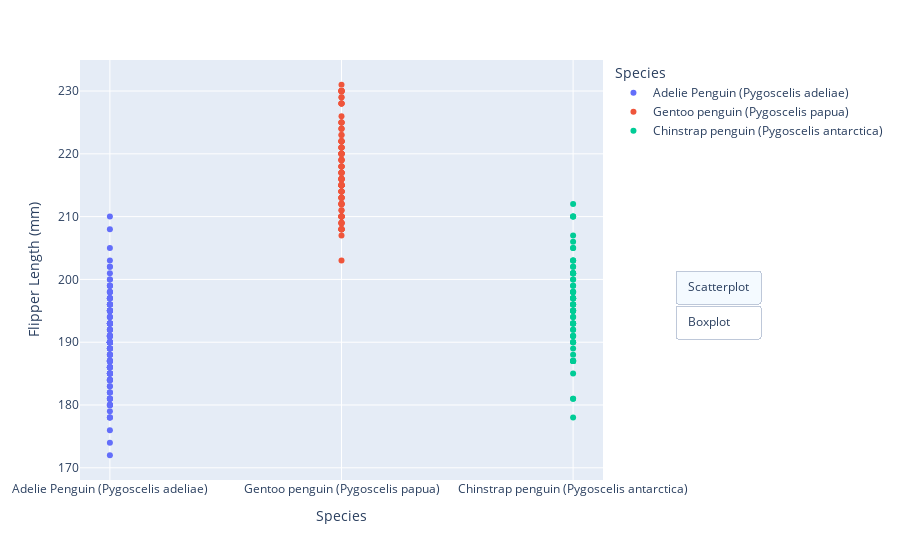

Notebook source saved alongside this figure:
### Markdown cell above
#### Checkboxes

### Code cell
fig = px.scatter(data_frame=penguins, x='Species', y='Flipper Length (mm)', color='Species')

my_buttons = [{'label': "Scatterplot", 'method': "update", 'args': [{"type": 'scatter'}]},
  {'label': "Boxplot", 'method': "update", 'args': [{"type": 'box', 'mode': 'markers'}]}]

fig.update_layout({
    'updatemenus': [{
      'type':'buttons','direction': 'down',
      'x': 1.3,'y': 0.5,
      'showactive': True, 'active': 0,
      'buttons': my_buttons}]})
fig.show()

### Figure 1 — Plotly figure (JSON) as saved in the notebook; plotly's stock layout.template omitted (floating-point values rounded to 4 significant figures; data arrays with more than 128 entries replaced by an {"elided": "..."} marker saying what was removed)
{"data": [{"hovertemplate": "Species=%{x}<br>Flipper Length (mm)=%{y}<extra></extra>", "legendgroup": "Adelie Penguin (Pygoscelis adeliae)", "marker": {"color": "#636efa", "symbol": "circle"}, "mode": "markers", "name": "Adelie Penguin (Pygoscelis adeliae)", "orientation": "v", "showlegend": true, "type": "scatter", "x": {"elided": "152 str values"}, "xaxis": "x", "y": {"elided": "152 int values"}, "yaxis": "y"}, {"hovertemplate": "Species=%{x}<br>Flipper Length (mm)=%{y}<extra></extra>", "legendgroup": "Gentoo penguin (Pygoscelis papua)", "marker": {"color": "#EF553B", "symbol": "circle"}, "mode": "markers", "name": "Gentoo penguin (Pygoscelis papua)", "orientation": "v", "showlegend": true, "type": "scatter", "x": ["Gentoo penguin (Pygoscelis papua)", "Gentoo penguin (Pygoscelis papua)", "Gentoo penguin (Pygoscelis papua)", "Gentoo penguin (Pygoscelis papua)", "Gentoo penguin (Pygoscelis papua)", "Gentoo penguin (Pygoscelis papua)", "Gentoo penguin (Pygoscelis papua)", "Gentoo penguin (Pygoscelis papua)", "Gentoo penguin (Pygoscelis papua)", "Gentoo penguin (Pygoscelis papua)", "Gentoo penguin (Pygoscelis papua)", "Gentoo penguin (Pygoscelis papua)", "Gentoo penguin (Pygoscelis papua)", "Gentoo penguin (Pygoscelis papua)", "Gentoo penguin (Pygoscelis papua)", "Gentoo penguin (Pygoscelis papua)", "Gentoo penguin (Pygoscelis papua)", "Gentoo penguin (Pygoscelis papua)", "Gentoo penguin (Pygoscelis papua)", "Gentoo penguin (Pygoscelis papua)", "Gentoo penguin (Pygoscelis papua)", "Gentoo penguin (Pygoscelis papua)", "Gentoo penguin (Pygoscelis papua)", "Gentoo penguin (Pygoscelis papua)", "Gentoo penguin (Pygoscelis papua)", "Gentoo penguin (Pygoscelis papua)", "Gentoo penguin (Pygoscelis papua)", "Gentoo penguin (Pygoscelis papua)", "Gentoo penguin (Pygoscelis papua)", "Gentoo penguin (Pygoscelis papua)", "Gentoo penguin (Pygoscelis papua)", "Gentoo penguin (Pygoscelis papua)", "Gentoo penguin (Pygoscelis papua)", "Gentoo penguin (Pygoscelis papua)", "Gentoo penguin (Pygoscelis papua)", "Gentoo penguin (Pygoscelis papua)", "Gentoo penguin (Pygoscelis papua)", "Gentoo penguin (Pygoscelis papua)", "Gentoo penguin (Pygoscelis papua)", "Gentoo penguin (Pygoscelis papua)", "Gentoo penguin (Pygoscelis papua)", "Gentoo penguin (Pygoscelis papua)", "Gentoo penguin (Pygoscelis papua)", "Gentoo penguin (Pygoscelis papua)", "Gentoo penguin (Pygoscelis papua)", "Gentoo penguin (Pygoscelis papua)", "Gentoo penguin (Pygoscelis papua)", "Gentoo penguin (Pygoscelis papua)", "Gentoo penguin (Pygoscelis papua)", "Gentoo penguin (Pygoscelis papua)", "Gentoo penguin (Pygoscelis papua)", "Gentoo penguin (Pygoscelis papua)", "Gentoo penguin (Pygoscelis papua)", "Gentoo penguin (Pygoscelis papua)", "Gentoo penguin (Pygoscelis papua)", "Gentoo penguin (Pygoscelis papua)", "Gentoo penguin (Pygoscelis papua)", "Gentoo penguin (Pygoscelis papua)", "Gentoo penguin (Pygoscelis papua)", "Gentoo penguin (Pygoscelis papua)", "Gentoo penguin (Pygoscelis papua)", "Gentoo penguin (Pygoscelis papua)", "Gentoo penguin (Pygoscelis papua)", "Gentoo penguin (Pygoscelis papua)", "Gentoo penguin (Pygoscelis papua)", "Gentoo penguin (Pygoscelis papua)", "Gentoo penguin (Pygoscelis papua)", "Gentoo penguin (Pygoscelis papua)", "Gentoo penguin (Pygoscelis papua)", "Gentoo penguin (Pygoscelis papua)", "Gentoo penguin (Pygoscelis papua)", "Gentoo penguin (Pygoscelis papua)", "Gentoo penguin (Pygoscelis papua)", "Gentoo penguin (Pygoscelis papua)", "Gentoo penguin (Pygoscelis papua)", "Gentoo penguin (Pygoscelis papua)", "Gentoo penguin (Pygoscelis papua)", "Gentoo penguin (Pygoscelis papua)", "Gentoo penguin (Pygoscelis papua)", "Gentoo penguin (Pygoscelis papua)", "Gentoo penguin (Pygoscelis papua)", "Gentoo penguin (Pygoscelis papua)", "Gentoo penguin (Pygoscelis papua)", "Gentoo penguin (Pygoscelis papua)", "Gentoo penguin (Pygoscelis papua)", "Gentoo penguin (Pygoscelis papua)", "Gentoo penguin (Pygoscelis papua)", "Gentoo penguin (Pygoscelis papua)", "Gentoo penguin (Pygoscelis papua)", "Gentoo penguin (Pygoscelis papua)", "Gentoo penguin (Pygoscelis papua)", "Gentoo penguin (Pygoscelis papua)", "Gentoo penguin (Pygoscelis papua)", "Gentoo penguin (Pygoscelis papua)", "Gentoo penguin (Pygoscelis papua)", "Gentoo penguin (Pygoscelis papua)", "Gentoo penguin (Pygoscelis papua)", "Gentoo penguin (Pygoscelis papua)", "Gentoo penguin (Pygoscelis papua)", "Gentoo penguin (Pygoscelis papua)", "Gentoo penguin (Pygoscelis papua)", "Gentoo penguin (Pygoscelis papua)", "Gentoo penguin (Pygoscelis papua)", "Gentoo penguin (Pygoscelis papua)", "Gentoo penguin (Pygoscelis papua)", "Gentoo penguin (Pygoscelis papua)", "Gentoo penguin (Pygoscelis papua)", "Gentoo penguin (Pygoscelis papua)", "Gentoo penguin (Pygoscelis papua)", "Gentoo penguin (Pygoscelis papua)", "Gentoo penguin (Pygoscelis papua)", "Gentoo penguin (Pygoscelis papua)", "Gentoo penguin (Pygoscelis papua)", "Gentoo penguin (Pygoscelis papua)", "Gentoo penguin (Pygoscelis papua)", "Gentoo penguin (Pygoscelis papua)", "Gentoo penguin (Pygoscelis papua)", "Gentoo penguin (Pygoscelis papua)", "Gentoo penguin (Pygoscelis papua)", "Gentoo penguin (Pygoscelis papua)", "Gentoo penguin (Pygoscelis papua)", "Gentoo penguin (Pygoscelis papua)", "Gentoo penguin (Pygoscelis papua)", "Gentoo penguin (Pygoscelis papua)"], "xaxis": "x", "y": [211, 230, 210, 218, 215, 210, 211, 219, 209, 215, 214, 216, 214, 213, 210, 217, 210, 221, 209, 222, 218, 215, 213, 215, 215, 215, 216, 215, 210, 220, 222, 209, 207, 230, 220, 220, 213, 219, 208, 208, 208, 225, 210, 216, 222, 217, 210, 225, 213, 215, 210, 220, 210, 225, 217, 220, 208, 220, 208, 224, 208, 221, 214, 231, 219, 230, 214, 229, 220, 223, 216, 221, 221, 217, 216, 230, 209, 220, 215, 223, 212, 221, 212, 224, 212, 228, 218, 218, 212, 230, 218, 228, 212, 224, 214, 226, 216, 222, 203, 225, 219, 228, 215, 228, 216, 215, 210, 219, 208, 209, 216, 229, 213, 230, 217, 230, 217, 222, 214, null, 215, 222, 212, 213], "yaxis": "y"}, {"hovertemplate": "Species=%{x}<br>Flipper Length (mm)=%{y}<extra></extra>", "legendgroup": "Chinstrap penguin (Pygoscelis antarctica)", "marker": {"color": "#00cc96", "symbol": "circle"}, "mode": "markers", "name": "Chinstrap penguin (Pygoscelis antarctica)", "orientation": "v", "showlegend": true, "type": "scatter", "x": ["Chinstrap penguin (Pygoscelis antarctica)", "Chinstrap penguin (Pygoscelis antarctica)", "Chinstrap penguin (Pygoscelis antarctica)", "Chinstrap penguin (Pygoscelis antarctica)", "Chinstrap penguin (Pygoscelis antarctica)", "Chinstrap penguin (Pygoscelis antarctica)", "Chinstrap penguin (Pygoscelis antarctica)", "Chinstrap penguin (Pygoscelis antarctica)", "Chinstrap penguin (Pygoscelis antarctica)", "Chinstrap penguin (Pygoscelis antarctica)", "Chinstrap penguin (Pygoscelis antarctica)", "Chinstrap penguin (Pygoscelis antarctica)", "Chinstrap penguin (Pygoscelis antarctica)", "Chinstrap penguin (Pygoscelis antarctica)", "Chinstrap penguin (Pygoscelis antarctica)", "Chinstrap penguin (Pygoscelis antarctica)", "Chinstrap penguin (Pygoscelis antarctica)", "Chinstrap penguin (Pygoscelis antarctica)", "Chinstrap penguin (Pygoscelis antarctica)", "Chinstrap penguin (Pygoscelis antarctica)", "Chinstrap penguin (Pygoscelis antarctica)", "Chinstrap penguin (Pygoscelis antarctica)", "Chinstrap penguin (Pygoscelis antarctica)", "Chinstrap penguin (Pygoscelis antarctica)", "Chinstrap penguin (Pygoscelis antarctica)", "Chinstrap penguin (Pygoscelis antarctica)", "Chinstrap penguin (Pygoscelis antarctica)", "Chinstrap penguin (Pygoscelis antarctica)", "Chinstrap penguin (Pygoscelis antarctica)", "Chinstrap penguin (Pygoscelis antarctica)", "Chinstrap penguin (Pygoscelis antarctica)", "Chinstrap penguin (Pygoscelis antarctica)", "Chinstrap penguin (Pygoscelis antarctica)", "Chinstrap penguin (Pygoscelis antarctica)", "Chinstrap penguin (Pygoscelis antarctica)", "Chinstrap penguin (Pygoscelis antarctica)", "Chinstrap penguin (Pygoscelis antarctica)", "Chinstrap penguin (Pygoscelis antarctica)", "Chinstrap penguin (Pygoscelis antarctica)", "Chinstrap penguin (Pygoscelis antarctica)", "Chinstrap penguin (Pygoscelis antarctica)", "Chinstrap penguin (Pygoscelis antarctica)", "Chinstrap penguin (Pygoscelis antarctica)", "Chinstrap penguin (Pygoscelis antarctica)", "Chinstrap penguin (Pygoscelis antarctica)", "Chinstrap penguin (Pygoscelis antarctica)", "Chinstrap penguin (Pygoscelis antarctica)", "Chinstrap penguin (Pygoscelis antarctica)", "Chinstrap penguin (Pygoscelis antarctica)", "Chinstrap penguin (Pygoscelis antarctica)", "Chinstrap penguin (Pygoscelis antarctica)", "Chinstrap penguin (Pygoscelis antarctica)", "Chinstrap penguin (Pygoscelis antarctica)", "Chinstrap penguin (Pygoscelis antarctica)", "Chinstrap penguin (Pygoscelis antarctica)", "Chinstrap penguin (Pygoscelis antarctica)", "Chinstrap penguin (Pygoscelis antarctica)", "Chinstrap penguin (Pygoscelis antarctica)", "Chinstrap penguin (Pygoscelis antarctica)", "Chinstrap penguin (Pygoscelis antarctica)", "Chinstrap penguin (Pygoscelis antarctica)", "Chinstrap penguin (Pygoscelis antarctica)", "Chinstrap penguin (Pygoscelis antarctica)", "Chinstrap penguin (Pygoscelis antarctica)", "Chinstrap penguin (Pygoscelis antarctica)", "Chinstrap penguin (Pygoscelis antarctica)", "Chinstrap penguin (Pygoscelis antarctica)", "Chinstrap penguin (Pygoscelis antarctica)"], "xaxis": "x", "y": [192, 196, 193, 188, 197, 198, 178, 197, 195, 198, 193, 194, 185, 201, 190, 201, 197, 181, 190, 195, 181, 191, 187, 193, 195, 197, 200, 200, 191, 205, 187, 201, 187, 203, 195, 199, 195, 210, 192, 205, 210, 187, 196, 196, 196, 201, 190, 212, 187, 198, 199, 201, 193, 203, 187, 197, 191, 203, 202, 194, 206, 189, 195, 207, 202, 193, 210, 198], "yaxis": "y"}], "layout": {"legend": {"title": {"text": "Species"}, "tracegroupgap": 0}, "margin": {"t": 60}, "updatemenus": [{"active": 0, "buttons": [{"args": [{"type": "scatter"}], "label": "Scatterplot", "method": "update"}, {"args": [{"mode": "markers", "type": "box"}], "label": "Boxplot", "method": "update"}], "direction": "down", "showactive": true, "type": "buttons", "x": 1.3, "y": 0.5}], "xaxis": {"anchor": "y", "categoryarray": ["Adelie Penguin (Pygoscelis adeliae)", "Gentoo penguin (Pygoscelis papua)", "Chinstrap penguin (Pygoscelis antarctica)"], "categoryorder": "array", "domain": [0, 1], "title": {"text": "Species"}}, "yaxis": {"anchor": "x", "domain": [0, 1], "title": {"text": "Flipper Length (mm)"}}}}
